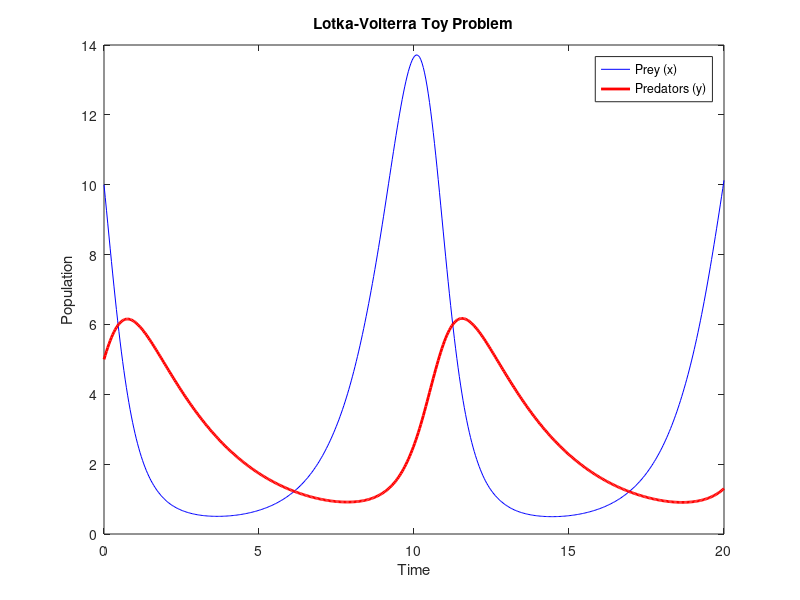

Write MATLAB code to recreate this figure. (Note: this script raises an error after producing the figure.)
%% 2D nonlinear

%This file was taken and modified from C:\Users\chorc\GP_and_SINDy\EnsembleSINDy\SINDY\main_runLotkaVolterra.m

clear all
close all
clc

% x is prey and y is pred
% x' = ax - bxy
% y' = dxy - gy

% Parameters
a = 1.1; b = 0.4;
d = 0.1; g = 0.4;
params = [a, b, d, g];

% Time span and initial conditions [Prey, Predators]
tspan = linspace(0, 20, 500);
y0 = [10, 5]; 

% Solve the system
[t, sol] = ode45(@(t, y) [params(1)*y(1) - params(2)*y(1)*y(2); ...
                          params(3)*y(1)*y(2) - params(4)*y(2)], tspan, y0);

% Plot the "Analytical Truth"
plot(t, sol(:,1), 'b', t, sol(:,2), 'r', 'LineWidth', 2);
legend('Prey (x)', 'Predators (y)');
xlabel('Time'); ylabel('Population');
title('Lotka-Volterra Toy Problem');



%% Creating sample for Ensemble SINDy
% --- 1. Generate Clean Data ---
t_sampled = linspace(0, 20, 21); % 21 points to get dt=1
y0 = [10, 5]; 
[~, sol_clean] = ode45(@(t, y) [params(1)*y(1) - params(2)*y(1)*y(2); ...
                                  params(3)*y(1)*y(2) - params(4)*y(2)], t_sampled, y0);

% --- 2. Add Gaussian Noise (5%) ---
noise_level = 0.05;
xobs_noisy = sol_clean + noise_level * std(sol_clean) .* randn(size(sol_clean));

% --- 3. Construct the "pop_toy" Matrix ---
% Row 1: Time
% Row 2: Predator (to match lhpop row 2)
% Row 3: Prey (to match lhpop row 3)
pop_toy = [t_sampled; xobs_noisy(:,2)'; xobs_noisy(:,1)'];


tspan = pop_toy(1,:) - pop_toy(1,1);
% Normalize the data (Prey is col 1, Predator is col 2)
xobs = pop_toy([3 2],:)' ./ std(pop_toy([3 2],:)');


% Adding SMOOTHING: Crucial for degree-3 library with 21 points
%xobs(:,1) = smoothdata(xobs(:,1), 'gaussian', 3); 
%xobs(:,2) = smoothdata(xobs(:,2), 'gaussian', 3);

% true system parameter estimation given params above
true_nz_weights = zeros(10,2);
true_nz_weights(2,1) = a;
true_nz_weights(4,1) = -b;
true_nz_weights(3,2) = -g;
true_nz_weights(4,2) = d;



% common parameters
n = 2;
polys = 0:3; % if changed, also change sparseGalerkin.m function, as it is 
% optimised for polys = 0:3
gamma = 0; 
%For L2 regularization (=0 means the algorithm is performing "Pure" Sparse 
% Regression (like Lasso or Sequential Thresholding) without adding a 
% "Ridge" penalty to the size of the coefficients.)
%Could change gamma to 1e-4 or 1e-3 if results are unstable (uncertainty
%cloud is huge or coeffs change wildly with small changes in data. This
%will 'stiffen' regression and make it more robust against noise.
common_params = {polys,[]};

tol_ode = 1e-10;         % set tolerance (abs and rel) of ode45
options = odeset('RelTol',tol_ode,'AbsTol',tol_ode*ones(1,n));

Theta = build_theta(xobs,common_params);


% Plot the "Analytical Truth"
plot(tspan, xobs(:,1), 'b', tspan, xobs(:,2), 'r', 'LineWidth', 2);
legend('Prey (x)', 'Predators (y)');
xlabel('Time'); ylabel('Population');
title('Lotka-Volterra Toy Problem');




%% calculate derivatives
%will change this to Gaussian der 

dt_toy = tspan(2) - tspan(1);
dxobs = zeros(size(xobs));

% Fourth order centered difference with third order forward/backward difference at endpoints.
dxobs(1,:) = (-11/6*xobs(1,:) + 3*xobs(2,:) - 3/2*xobs(3,:) + xobs(4,:)/3) / dt_toy;
dxobs(2,:) = (-11/6*xobs(2,:) + 3*xobs(3,:) - 3/2*xobs(4,:) + xobs(5,:)/3) / dt_toy;
dxobs(3:19,:) = (-1/12*xobs(5:end,:) + 2/3*xobs(4:end-1,:) - 2/3*xobs(2:end-3,:) + 1/12*xobs(1:end-4,:)) / dt_toy;
dxobs(20,:) = (11/6*xobs(end-1,:) - 3*xobs(end-2,:) + 3/2*xobs(end-3,:) - xobs(end-4,:)/3) / dt_toy;
dxobs(21,:) = (11/6*xobs(end,:) - 3*xobs(end-1,:) + 3/2*xobs(end-2,:) - xobs(end-3,:)/3) / dt_toy;


nEnsemble2 = 150;
ensT = 0.65;
nEnsemble1P = 0.85;
ensembleT = 0.8;
nEnsemblesDD = 1000; % larger ensemble for refined UQ if using plotUQtimeseriesELVbootstrap
lambda = 0.19;



%% Bagging SINDy library
% randomly sample library terms without replacement and throw away terms
% with low inclusion probability
nEnsemble1 = round(nEnsemble1P*size(Theta,2));
mOutBS = zeros(nEnsemble1,n,nEnsemble2);
libOutBS = zeros(nEnsemble1,nEnsemble2);
for iii = 1:nEnsemble2
    rs = RandStream('mlfg6331_64','Seed',iii); 
    libOutBS(:,iii) = datasample(rs,1:size(Theta,2),nEnsemble1,'Replace',false)';
    mOutBS(:,:,iii) = sparsifyDynamics(Theta(:,libOutBS(:,iii)),dxobs,lambda,n,gamma);
end

inclProbBS = zeros(size(Theta,2),n);
for iii = 1:nEnsemble2
    for jjj = 1:n
        for kkk = 1:nEnsemble1
            if mOutBS(kkk,jjj,iii) ~= 0
                inclProbBS(libOutBS(kkk,iii),jjj) = inclProbBS(libOutBS(kkk,iii),jjj) + 1;
            end
        end
    end
end
inclProbBS = inclProbBS/nEnsemble2*size(Theta,2)/nEnsemble1;

XiD = zeros(size(Theta,2),n);
for iii = 1:n
    libEntry = inclProbBS(:,iii)>ensT;
    XiBias = sparsifyDynamics(Theta(:,libEntry),dxobs(:,iii),lambda,1,gamma);
    XiD(libEntry,iii) = XiBias;
end


%% Double bagging SINDy 
% randomly sample library terms without replacement and throw away terms with low inclusion probability
% then, on smaller library, do bagging

XiDB = zeros(size(Theta,2),n);
inclProbDB = zeros(size(Theta,2),n);
XiDBs = zeros(size(Theta,2),n);
XiDBeOut = zeros(size(Theta,2),n,nEnsemblesDD);
XiDBeOut2 = zeros(size(Theta,2),n,nEnsemblesDD);

OOSsmallOut = zeros(nEnsemblesDD,n);

for iii = 1:n
    libEntry = inclProbBS(:,iii)>ensT;
    bootstatDD = bootstrp(nEnsemblesDD,@(Theta,dx)sparsifyDynamics(Theta,dx,lambda,1,gamma),Theta(:,libEntry),dxobs(:,iii)); 

    XiDBe = [];
    XiDBnz = [];
    for iE = 1:nEnsemblesDD
        XiDBe(:,iE) = reshape(bootstatDD(iE,:),size(Theta(:,libEntry),2),1);
        XiDBnz(:,iE) = XiDBe(:,iE)~=0;
        
        XiDBeOut(libEntry,iii,iE) = XiDBe(:,iE);
    end

    % Thresholded bootstrap aggregating (bagging, from bootstrap aggregating)
    XiDBnzM = mean(XiDBnz,2); % mean of non-zero values in ensemble
    inclProbDB(libEntry,iii) = XiDBnzM;
    XiDBnzM(XiDBnzM<ensembleT) = 0; % threshold: set all parameters that have an inclusion probability below threshold to zero

    XiDBmean = mean(XiDBe,2);

    XiDBmean(XiDBnzM==0)=0; 

    XiDB(libEntry,iii) = XiDBmean;
    
    XiDBstd = std(XiDBe')';
    XiDBstd(XiDBnzM==0)=0; 
    XiDBs(libEntry,iii) = XiDBstd;

    for iE = 1:nEnsemblesDD
        XiDBeOutInter = XiDBe(:,iE);
        XiDBeOutInter(XiDBnzM==0)=0; 
        XiDBeOut2(libEntry,iii,iE) = XiDBeOutInter;
    end
end


%% plot UQ time series: ensemble forecast
% draw not from each coefficient probability, but draw 5 different models from the ensemble and average
% we can compare this to the posterior predictive distribution (PPD) from Hirsh 2021.
nUQ = size(XiDBeOut,3);
nE = 5; % number of ensembles for forecast
pct = 95; % plot prctile 
plotUQ_LV_timeseries_toy(XiDB, XiDBeOut2, XiDBs, xobs(1,:), tspan, polys, nUQ, pct, nE, tspan, xobs, options, pop_toy);

%% plot uncertainty in coefficients
lib = {'1 ';'u ';'v ';'uv';'vv';'uu'};
XiDBeOutFigure = XiDBeOut(1:6,:,:);
plotUQ_LV_toy(XiDBeOutFigure,true_nz_weights,XiDB,lib)


%% inclusion probability
% multiply inclusion probability of library bagging with second
% inclusion probability of data bagging
inclProb1 = inclProbBS;
inclProb2a = inclProbDB;
inclProb2b = inclProbBS;
inclProb2b(inclProbDB~=0) = inclProb2b(inclProbDB~=0).*inclProbDB(inclProbDB~=0);
